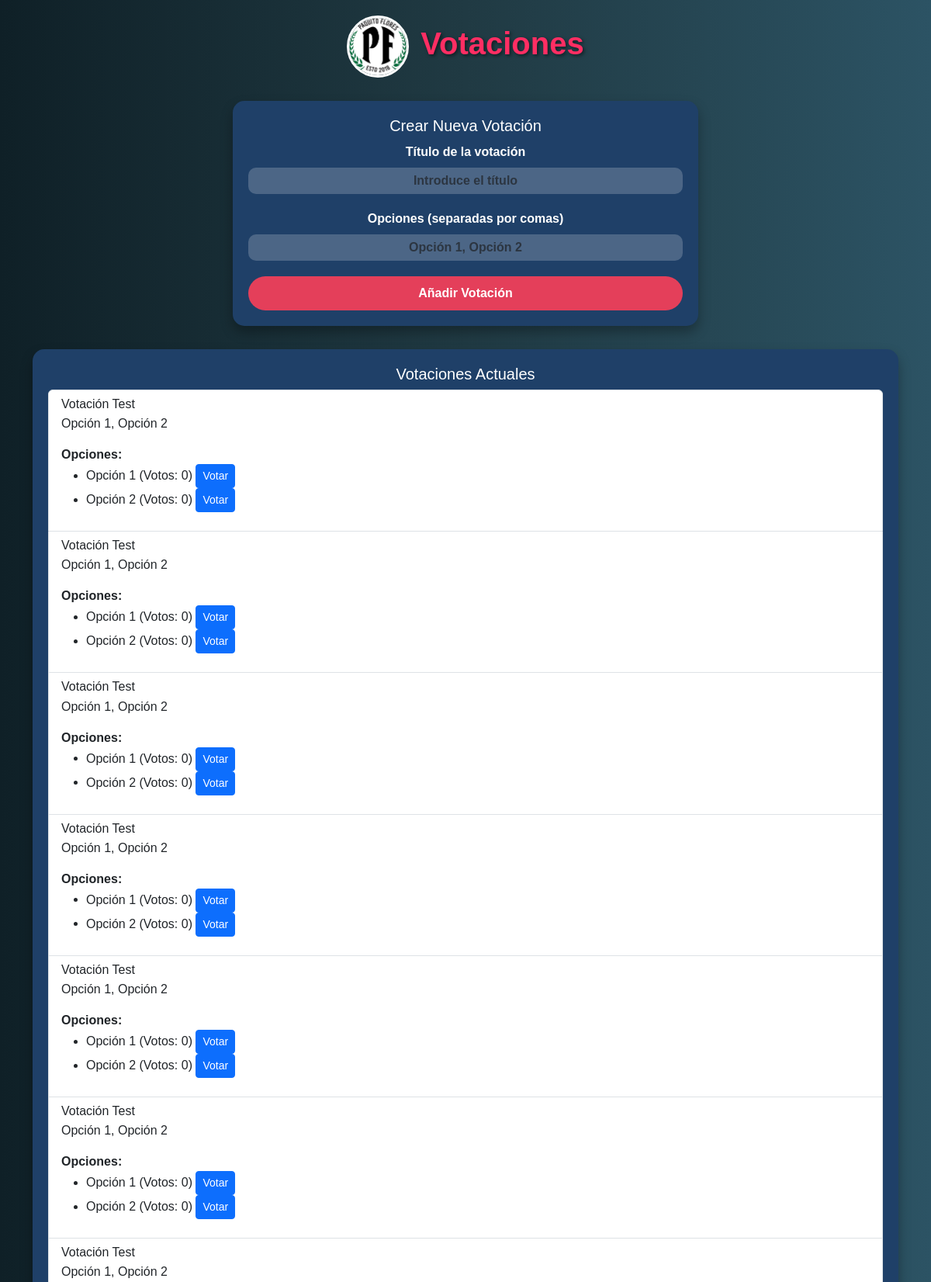
The page /votaciones (signed in, upper part) on the database its author committed.
### dbs/db_interface.py (models this page shows)
class Voting(Base):
    __tablename__ = 'votaciones'
    id = Column(Integer, primary_key=True)
    title = Column(String, nullable=False)
    description = Column(String, nullable=True)
    option = relationship("opciones", back_populates="votaciones")

class Option(Base):
    __tablename__ = 'opciones'
    id = Column(Integer, primary_key=True)
    voting_id = Column(Integer, ForeignKey('votaciones.id'), nullable=False)
    option_text = Column(String, nullable=False)
    voting = relationship("votaciones", back_populates="opciones")

### controllers/votaciones.py (the view)
@votaciones_bp.route('/votaciones', methods=['GET', 'POST'])
@login_requerido
def votaciones():
    user_id = session.get('user_id')
    usuario_actual = obtener_usuario_por_id(user_id)
    if request.method == 'POST':
        titulo = request.form['titulo']
        descripcion = request.form['opciones']
        insertar_votacion(titulo, descripcion)
        flash('Votación creada con éxito')
        return redirect(url_for('votaciones.votaciones'))
    votaciones = obtener_votaciones()
    return render_template('votaciones.html', votaciones=votaciones, current_user=usuario_actual)

### controllers/auth.py (called while the page is built)
def login_requerido(f):
    @wraps(f)
    def decorated_function(*args, **kwargs):
        if 'user_id' not in session:
            flash('Debes iniciar sesión para acceder a esta página.')
            return redirect(url_for('auth.login'))
        return f(*args, **kwargs)
    return decorated_function

### dbs/db_interface.py (called while the page is built)
def conectar(db_path):
    try:
        conn = sqlite3.connect(db_path)
        return conn
    except sqlite3.Error as e:
        print(f"Error al conectar con la base de datos: {e}")
        return None

def cerrar(conn):
    if conn:
        conn.close()

### dbs/db_user.py (called while the page is built)
def obtener_usuario_por_id(user_id):
    conn = conectar('Paquito Flores.db')
    if conn:
        try:
            cursor = conn.cursor()
            cursor.execute('SELECT * FROM users WHERE id = ?', (user_id,))
            user = cursor.fetchone()
            return user
        except Exception as e:
            print(Fore.RED + f"Error al obtener usuario: {e}")
        finally:
            cerrar(conn)

### templates/votaciones.html (shortened to what this page needs)
<!DOCTYPE html>
<html lang="en">
<head>
    <link rel="stylesheet" href="https://cdn.jsdelivr.net/npm/bootstrap@5.3.0-alpha3/dist/css/bootstrap.min.css">
    <link href="https://cdnjs.cloudflare.com/ajax/libs/font-awesome/6.0.0-beta3/css/all.min.css" rel="stylesheet">
</head>
<body>
    <div class="container">
        <div class="main-title text-center mb-0 d-flex align-items-center " style="display: flex;    margin-bottom: 50px;">
            <div class="logo-container">
                <a href="{{ url_for('index.home') }}">
                    <img src="{{ url_for('static', filename='img/logo.jpg') }}" alt="Logo">
                </a>
            </div>
            <h1 class="main-title">Votaciones</h1>
        </div>
        <div th:if="${current_user.role == 'presidente'}" class="form-container mx-auto" style="max-width: 600px;">
            <h5 class="card-title">Crear Nueva Votación</h5>
            <form th:action="@{/votaciones}" method="post">
                <div class="form-div">
                    <label for="titulo" class="form-label text-center w-100">Título de la votación</label>
                    <input type="text" class="form-control text-center" id="titulo" name="titulo" placeholder="Introduce el título" required>
                </div>
                <div class="form-div">
                    <label for="opciones" class="form-label text-center w-100">Opciones (separadas por comas)</label>
                    <input type="text" class="form-control text-center" id="opciones" name="opciones" placeholder="Opción 1, Opción 2" required>
                </div>
                <button type="submit" class="btn btn-custom w-100">Añadir Votación</button>
            </form>
        </div>
<div class="votaciones-container form-container mx-auto">
    <h5 class="text-center">Votaciones Actuales</h5>
    <div class="list-group">
        {% for votacion_id, votacion_data in votaciones.items() %}
            <div class="list-group-item">
                <h6 class="mb-1">{{ votacion_data.title }}</h6>
                <p>{{ votacion_data.description }}</p>
                <div class="mt-2">
                    <strong>Opciones:</strong>
                    <ul>
                        {% for opcion in votacion_data.options %}
                            <li>
                                {{ opcion.option_text }} (Votos: {{ opcion.vote_count }})
                                <form action="{{ url_for('votaciones.votar_opcion', opcion_id=opcion.id) }}" method="post" style="display:inline;">
                                    <button type="submit" class="btn btn-primary btn-sm">Votar</button>
                                </form>
                            </li>
                        {% endfor %}
                    </ul>
                </div>
            </div>
        {% endfor %}
    </div>
</div>
</body>
</html>

### templates/votaciones.html (style rules this page uses)
body { background: linear-gradient(to right, #0f2027, #203a43, #2c5364); color: #ffffff; font-family: 'Arial', sans-serif; overflow-x: hidden; display: flex; align-items: center; flex-direction: column; }
.logo-container img { width: 80px; height: 80px; border-radius: 50%; border: 3px solid #ffffff; margin-right: 15px; animation: bounce 2s infinite; }
.container { margin-top: 20px; }
.main-title { flex-wrap: nowrap; justify-content: center; font-size: 2.5rem; color: #ff2e63; font-weight: bold; text-shadow: 2px 2px 4px rgba(0, 0, 0, 0.5); animation: fadeIn 1s ease-in-out; }
.form-container { margin-top: 30px; background-color: #1f4068; border-radius: 15px; padding: 20px; box-shadow: 0 8px 16px rgba(0, 0, 0, 0.3); transition: transform 0.3s, box-shadow 0.3s; margin-bottom: 30px; }
.form-label, .form-control { display: block; text-align: center; color: #ffffff; font-weight: bold; width: 90%; }
.form-control { width: 100%; padding: 5px 0; background: rgba(255, 255, 255, 0.2); border: none; border-radius: 10px; transition: background 0.3s, box-shadow 0.3s; }
.form-div { margin-bottom: 20px; }
.btn-custom { background-color: #e43f5a; color: #ffffff; border: none; padding: 10px 20px; border-radius: 25px; transition: background-color 0.3s, transform 0.2s, box-shadow 0.2s; font-weight: bold; }
.card-title { margin-bottom: 10px; text-align: center; font-size: 20px; }
.logo-container { display: inline-block; }

### rows shown on the page
Voting: title "Votación Test", description "Opción 1, Opción 2"
Option: option_text "Opción 1", vote_count "0"
Option: option_text "Opción 2", vote_count "0"
Voting: title "Votación Test", description "Opción 1, Opción 2"
Option: option_text "Opción 1", vote_count "0"
Option: option_text "Opción 2", vote_count "0"
Voting: title "Votación Test", description "Opción 1, Opción 2"
Option: option_text "Opción 1", vote_count "0"
Option: option_text "Opción 2", vote_count "0"
Voting: title "Votación Test", description "Opción 1, Opción 2"
Option: option_text "Opción 1", vote_count "0"
Option: option_text "Opción 2", vote_count "0"
Voting: title "Votación Test", description "Opción 1, Opción 2"
Option: option_text "Opción 1", vote_count "0"
Option: option_text "Opción 2", vote_count "0"
Voting: title "Votación Test", description "Opción 1, Opción 2"
Option: option_text "Opción 1", vote_count "0"
Option: option_text "Opción 2", vote_count "0"
Voting: title "Votación Test", description "Opción 1, Opción 2"
